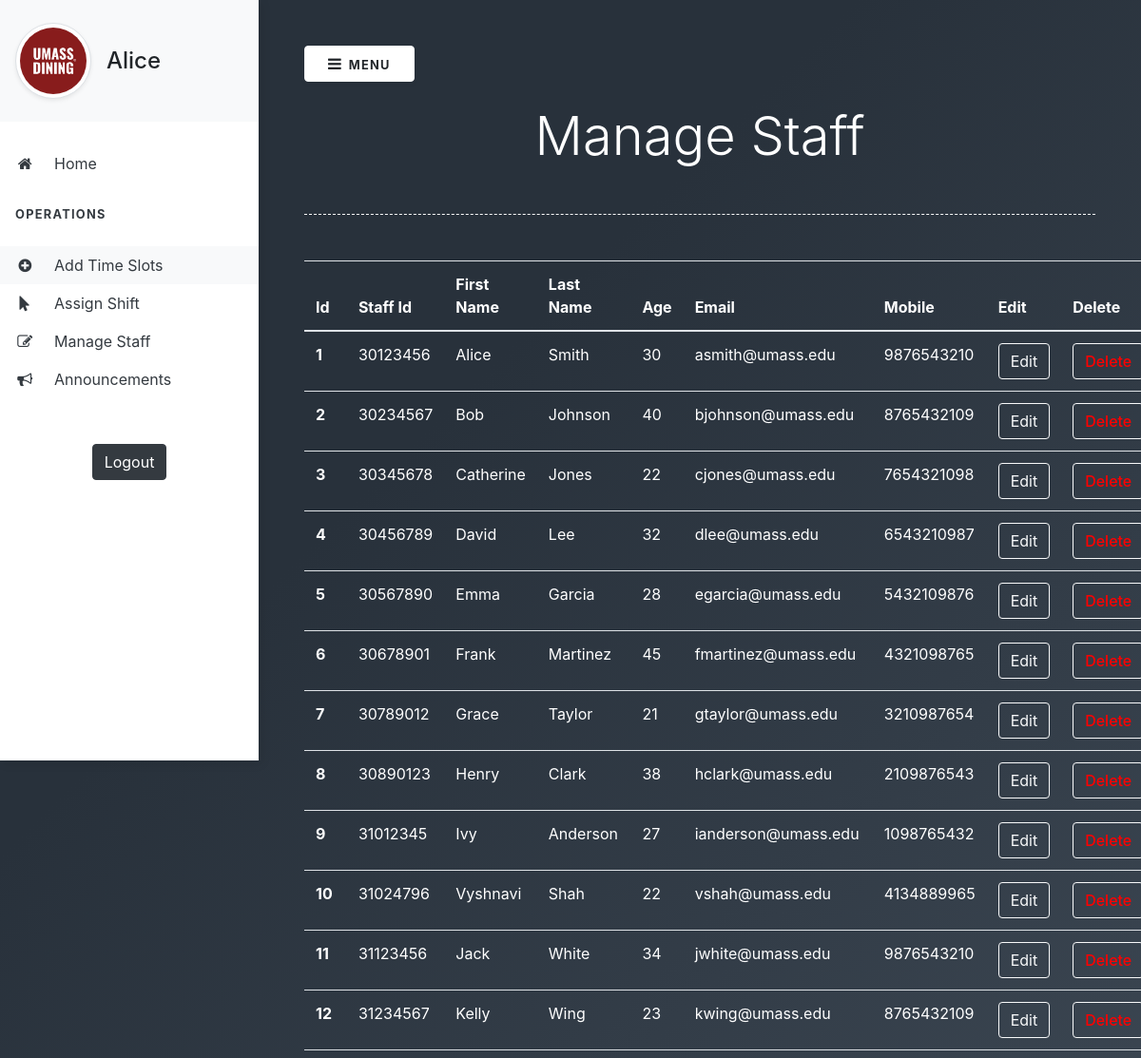
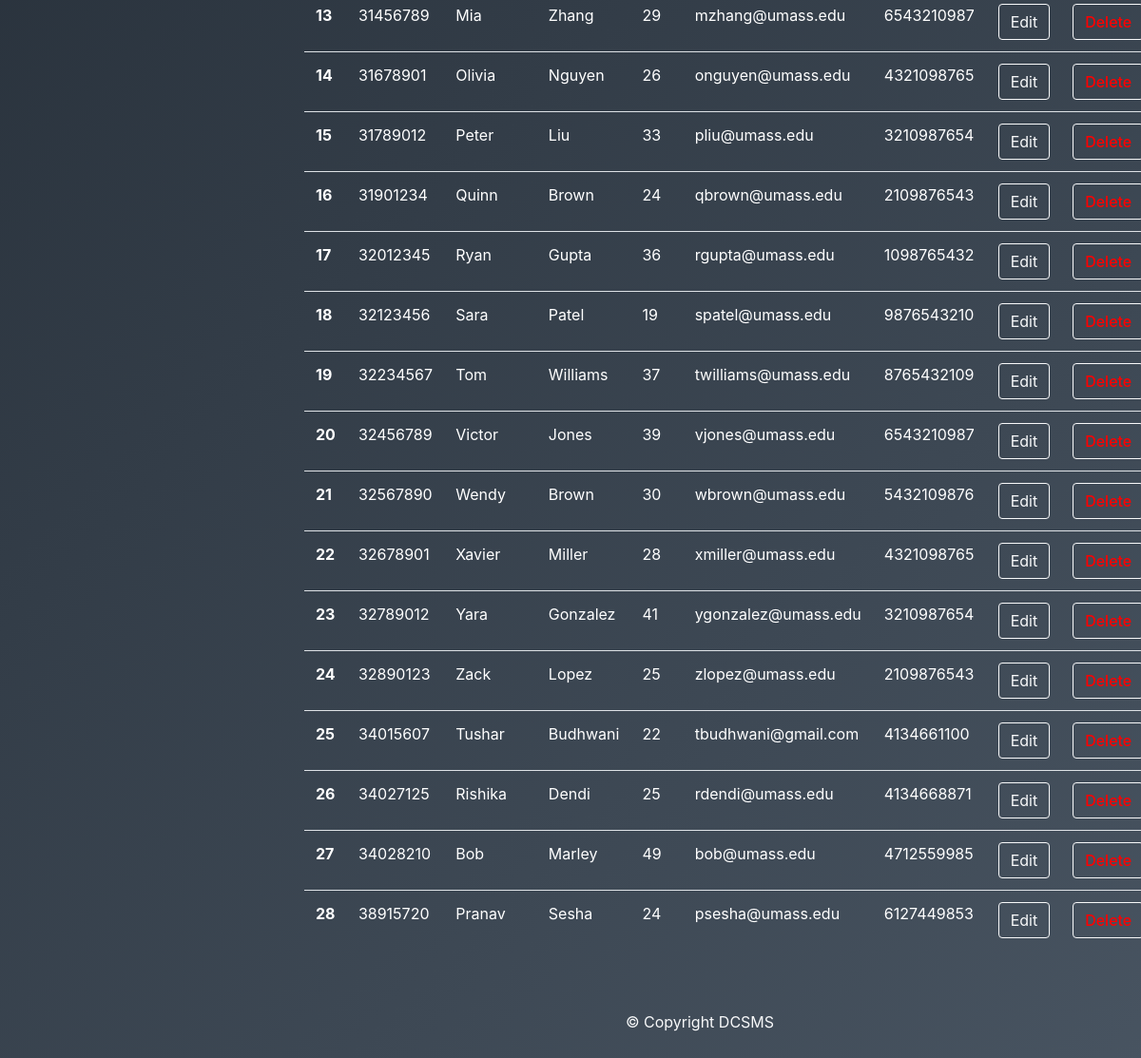
/managestaff.php (signed in), run on the app's committed database (2 pictures, top to bottom).
### tables this page shows
CREATE TABLE `staff` (
                         `sid` int(10) NOT NULL,
                         `fname` varchar(50) NOT NULL,
                         `lname` varchar(50) NOT NULL,
                         `age` int(3) NOT NULL,
                         `email` varchar(50) NOT NULL,
                         `password` varchar(50) NOT NULL,
                         `phone` varchar(15) NOT NULL,
                         `role` tinyint(1) NOT NULL
);

### managestaff.php (the view, shortened to what this page needs)
<?php
include './config/connect.php';
?>
<!DOCTYPE html>
<html>
<head>
    <link rel="stylesheet" href="https://stackpath.bootstrapcdn.com/bootstrap/4.1.3/css/bootstrap.min.css">
    <link rel="stylesheet" href="https://stackpath.bootstrapcdn.com/font-awesome/4.7.0/css/font-awesome.min.css">
    <link rel="stylesheet" href="style.css">
</head>
<body>
    <div class="vertical-nav bg-white" id="sidebar">
        <div class="py-4 px-3 mb-4 bg-light">
            <div class="media d-flex align-items-center">
                <img loading="lazy" src="pic.jpg" alt="..." width="80" height="80" class="mr-3 rounded-circle img-thumbnail shadow-sm">
                <div class="media-body">
                    <h4 class="m-0"><?php echo $_SESSION['fname']; ?></h4>
                </div>
            </div>
        </div>
        <ul class="nav flex-column bg-white mb-0">
            <li class="nav-item">
                <a href="index.php" class="nav-link text-dark">
                    <i class="fa fa-home mr-3 text-dark fa-fw"></i>
                    Home
                </a>
            </li>
        </ul>
        <br>
        <p class="text-dark font-weight-bold text-uppercase px-3 small pb-4 mb-0">Operations</p>
        <ul class="nav flex-column bg-white mb-0">
            <li class="nav-item">
                <a href="addtimeslots.php" class="nav-link text-dark bg-light">
                    <i class="fa fa-plus-circle mr-3 text-dark fa-fw"></i>
                    Add Time Slots
                </a>
            </li>
            <li class="nav-item">
                <a href="assignshift.php" class="nav-link text-dark">
                    <i class="fa fa-mouse-pointer mr-3 text-dark fa-fw"></i>
                    Assign Shift
                </a>
            </li>
            <li class="nav-item">
                <a href="managestaff.php" class="nav-link text-dark">
                    <i class="fa fa-pencil-square-o mr-3 text-dark fa-fw"></i>
                    Manage Staff
                </a>
            </li>
            <li class="nav-item">
                <a href="announcements.php" class="nav-link text-dark">
                    <i class="fa fa-bullhorn mr-3 text-dark fa-fw"></i>
                    Announcements
                </a>
            </li>
        </ul>
        <div class="mt-5 text-center">
            <button type="button" class="btn btn-dark"><a href="managerlogout.php" style="color:white;text-decoration: none;">Logout</a></button>
        </div>
    </div>
    <div class="page-content p-5" id="content">
        <button id="sidebarCollapse" type="button" class="btn btn-light bg-white rounded-pill shadow-sm px-4 mb-4"><i class="fa fa-bars mr-2"></i><small class="text-uppercase font-weight-bold">Menu</small></button>
        <h4 class="display-4 text-white text-center">Manage Staff</h4>
        <div class="separator"></div>
        <table class="table text-white table-border">
            <thead>
                <tr>
                    <th>Id</th>
                    <th>Staff Id</th>
                    <th>First Name</th>
                    <th>Last Name</th>
                    <th>Age</th>
                    <th>Email</th>
                    <th>Mobile</th>
                    <th>Edit</th>
                    <th>Delete</th>
                </tr>
            </thead>
            <tbody>
                <?php
                $role = 1;
                $query = "SELECT * FROM staff WHERE role='$role'";
                $query_run = mysqli_query($conn, $query);
                $sno = 0;
                while ($row = mysqli_fetch_assoc($query_run)) {
                    $sno = $sno + 1;
                    echo "<tr>
                        <th>" . $sno . "</th>
                        <td>" . $row['sid'] . "</td>
                        <td>" . $row['fname'] . "</td>
                        <td>" . $row['lname'] . "</td>
                        <td>" . $row['age'] . "</td>
                        <td>" . $row['email'] . "</td>
                        <td>" . $row['phone'] . "</td>
                        <td> <button class='edit btn btn btn btn-outline-light' id=" . $sno . ">Edit</button></td>";
                ?>
                    <td><button class='edit btn btn btn btn-outline-light'>
                            <a style="text-decoration: none; color:red; font-weight:500;" href="./api/deletestaff.php?sid=<?php echo $row['sid']; ?>">Delete</a>
                        </button></td>
                    </tr>
                <?php
                }
                ?>
            </tbody>
        </table>
        <div class="footer-copyright text-center text-light py-3 mt-5">&copy; Copyright DCSMS</div>
    </div>
</body>
</html>

### style.css (style rules this page uses)
body { background-color: #485461; background-image: linear-gradient(315deg, #485461 0%, #28313b 74%); min-height: 100vh; overflow-x: hidden; }
.vertical-nav { min-width: 17rem; width: 17rem; height: 100vh; position: fixed; top: 0; left: 0; box-shadow: 3px 3px 10px rgba(0, 0, 0, 0.1); transition: all 0.4s; }
.page-content { width: calc(100% - 17rem); margin-left: 17rem; transition: all 0.4s; }
.separator { margin: 3rem 0; border-bottom: 1px dashed #fff; }
.text-uppercase { letter-spacing: 0.1em; }
.nav-link { text-transform: capitalize; }

### data on the page
staff: sid "30123456", fname "Alice", lname "Smith", age "30", email "asmith@umass.edu", phone "9876543210"
staff: sid "30234567", fname "Bob", lname "Johnson", age "40", email "bjohnson@umass.edu", phone "8765432109"
staff: sid "30345678", fname "Catherine", lname "Jones", age "22", email "cjones@umass.edu", phone "7654321098"
staff: sid "30456789", fname "David", lname "Lee", age "32", email "dlee@umass.edu", phone "6543210987"
staff: sid "30567890", fname "Emma", lname "Garcia", age "28", email "egarcia@umass.edu", phone "5432109876"
staff: sid "30678901", fname "Frank", lname "Martinez", age "45", email "fmartinez@umass.edu", phone "4321098765"
staff: sid "30789012", fname "Grace", lname "Taylor", age "21", email "gtaylor@umass.edu", phone "3210987654"
staff: sid "30890123", fname "Henry", lname "Clark", age "38", email "hclark@umass.edu", phone "2109876543"
staff: sid "31012345", fname "Ivy", lname "Anderson", age "27", email "ianderson@umass.edu", phone "1098765432"
staff: sid "31024796", fname "Vyshnavi", lname "Shah", age "22", email "vshah@umass.edu", phone "4134889965"
staff: sid "31123456", fname "Jack", lname "White", age "34", email "jwhite@umass.edu", phone "9876543210"
staff: sid "31234567", fname "Kelly", lname "Wing", age "23", email "kwing@umass.edu", phone "8765432109"
staff: sid "31456789", fname "Mia", lname "Zhang", age "29", email "mzhang@umass.edu", phone "6543210987"
staff: sid "31678901", fname "Olivia", lname "Nguyen", age "26", email "onguyen@umass.edu", phone "4321098765"
staff: sid "31789012", fname "Peter", lname "Liu", age "33", email "pliu@umass.edu", phone "3210987654"
staff: sid "31901234", fname "Quinn", lname "Brown", age "24", email "qbrown@umass.edu", phone "2109876543"
staff: sid "32012345", fname "Ryan", lname "Gupta", age "36", email "rgupta@umass.edu", phone "1098765432"
staff: sid "32123456", fname "Sara", lname "Patel", age "19", email "spatel@umass.edu", phone "9876543210"
staff: sid "32234567", fname "Tom", lname "Williams", age "37", email "twilliams@umass.edu", phone "8765432109"
staff: sid "32456789", fname "Victor", lname "Jones", age "39", email "vjones@umass.edu", phone "6543210987"
staff: sid "32567890", fname "Wendy", lname "Brown", age "30", email "wbrown@umass.edu", phone "5432109876"
staff: sid "32678901", fname "Xavier", lname "Miller", age "28", email "xmiller@umass.edu", phone "4321098765"
staff: sid "32789012", fname "Yara", lname "Gonzalez", age "41", email "ygonzalez@umass.edu", phone "3210987654"
staff: sid "32890123", fname "Zack", lname "Lopez", age "25", email "zlopez@umass.edu", phone "2109876543"
staff: sid "34015607", fname "Tushar", lname "Budhwani", age "22", email "tbudhwani@gmail.com", phone "4134661100"
staff: sid "34027125", fname "Rishika", lname "Dendi", age "25", email "rdendi@umass.edu", phone "4134668871"
staff: sid "34028210", fname "Bob", lname "Marley", age "49", email "bob@umass.edu", phone "4712559985"
staff: sid "38915720", fname "Pranav", lname "Sesha", age "24", email "psesha@umass.edu", phone "6127449853"

### other printed values
$_SESSION['fname'] "Alice"
